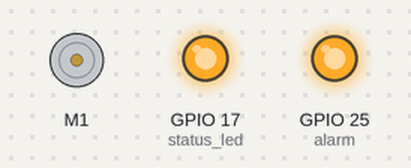
This program was run on a simulated Raspberry Pi (BCM pin numbers). Parts: DC motor (green arrow = forward, orange = backward, longer = faster), output pins drawn as LEDs (lit = HIGH). Random numbers come from a fixed seed; no MQTT or app messages arrive unless stated; the clock reads 2024-03-15 10:24:30 at power-on unless the program sets it; what the program prints to the terminal is not drawn. At 6.2 s the program stops and its outputs stay as they are.

Above: at 0.2 s.
At 6.2 s:
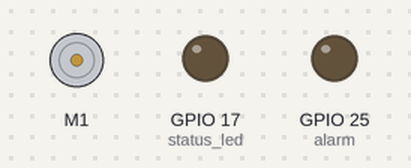
Timing chart, 0 to 7.7 s (numbered marks = the images above):
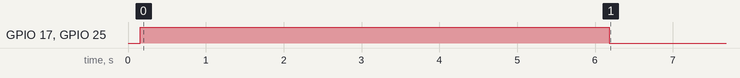

Measured:
- by itself, GPIO 17 (status_led), GPIO 25 (alarm): LOW → HIGH at 0.15 s, → LOW 6.0 s later

The program:

demo_smart_farm.py
```python
"""スマート農業デモ
- 土壌水分が低下 → モーターで自動灌漑(ポンプ)
- 距離センサーで近接 → ブザー警報 + MQTT通知
- 全データをMQTTで配信
"""
import os, sys, time, json
os.environ["GPIOZERO_PIN_FACTORY"] = "mock"
sys.path.insert(0, "/opt/iot-app")

from gpiozero import Device, Motor, Buzzer, LED
from gpiozero.pins.mock import MockFactory, MockPWMPin
import paho.mqtt.client as mqtt
from devices.sensors import (
    SoilMoisture, DistanceUltrasonic, DHT22Temp, DHT22Humidity
)

Device.pin_factory = MockFactory(pin_class=MockPWMPin)

# デバイス
pump = Motor(5, 6)        # 灌漑ポンプ
alarm = Buzzer(25)        # 侵入警報
status_led = LED(17)      # 稼働中LED

# センサー
soil = SoilMoisture()
distance = DistanceUltrasonic()
temp = DHT22Temp()
humidity = DHT22Humidity()

# MQTT
client = mqtt.Client(client_id="smart-farm")
client.connect("mosquitto", 1883, 60)
client.loop_start()

# しきい値
SOIL_DRY = 40.0      # %以下で灌漑開始
SOIL_WET = 70.0      # %以上で灌漑停止
INTRUDER_DIST = 50.0 # cm以下で侵入検知

print("=" * 60)
print("  スマート農業シミュレーション (20サイクル)")
print(f"  灌漑: 土壌水分 < {SOIL_DRY}% で開始, > {SOIL_WET}% で停止")
print(f"  警報: 距離 < {INTRUDER_DIST}cm で侵入検知")
print("=" * 60)

status_led.on()
irrigating = False

for i in range(20):
    # センサー更新
    soil.update()
    distance.update()
    temp.update()
    humidity.update()

    # --- 灌漑制御 ---
    if soil.value < SOIL_DRY and not irrigating:
        pump.forward(0.8)
        irrigating = True
        print(f"  >>> 灌漑開始! (土壌水分: {soil.value}%)")
        # 水やりシミュレーション: 水分を急上昇
        soil.value = 75.0
    elif soil.value > SOIL_WET and irrigating:
        pump.stop()
        irrigating = False
        print(f"  <<< 灌漑停止 (土壌水分: {soil.value}%)")

    # --- 侵入検知 ---
    intruder = distance.value < INTRUDER_DIST
    if intruder:
        alarm.on()
    else:
        alarm.off()

    # 表示
    pump_status = "稼働" if irrigating else "停止"
    alarm_status = "検知!" if intruder else "安全"
    print(f"[{i+1:2d}/20] "
          f"土壌:{soil.value:5.1f}% "
          f"距離:{distance.value:6.1f}cm "
          f"温度:{temp.value:5.1f}°C "
          f"湿度:{humidity.value:5.1f}% "
          f"| ポンプ:{pump_status} 警報:{alarm_status}")

    # MQTT配信
    data = {
        "cycle": i + 1,
        "soil_moisture": soil.value,
        "distance": distance.value,
        "temperature": temp.value,
        "humidity": humidity.value,
        "pump_active": irrigating,
        "intruder_detected": intruder,
    }
    client.publish("iot/demo/smart_farm", json.dumps(data))

    time.sleep(0.3)

# クリーンアップ
pump.stop()
alarm.off()
status_led.off()
client.loop_stop()
client.disconnect()
print("\nシミュレーション完了!")
```

sensors.py
```python
"""ソフトウェアシミュレーションセンサー

I2C/SPI接続のセンサーはGPIOピンを使わないため、
ソフトウェアで値を生成してMQTTで配信する。
"""
import random
import time
import math


class SimulatedSensor:
    """シミュレーションセンサーの基底クラス"""

    def __init__(self, name, unit):
        self.name = name
        self.unit = unit
        self._value = 0.0
        self._start_time = time.time()

    @property
    def value(self):
        return round(self._value, 2)

    @value.setter
    def value(self, v):
        self._value = v

    def update(self):
        """サブクラスでオーバーライド"""
        raise NotImplementedError


class DHT22Temp(SimulatedSensor):
    """温度センサー (DHT22) - ランダムウォーク"""

    def __init__(self):
        super().__init__("dht22_temperature", "°C")
        self._value = 22.0

    def update(self):
        self._value += random.gauss(0, 0.3)
        self._value = max(-10, min(50, self._value))


class DHT22Humidity(SimulatedSensor):
    """湿度センサー (DHT22) - ランダムウォーク"""

    def __init__(self):
        super().__init__("dht22_humidity", "%")
        self._value = 55.0

    def update(self):
        self._value += random.gauss(0, 1.0)
        self._value = max(0, min(100, self._value))


class BMP280Pressure(SimulatedSensor):
    """気圧センサー (BMP280) - サイン波 + ノイズ"""

    def __init__(self):
        super().__init__("bmp280_pressure", "hPa")
        self._value = 1013.25

    def update(self):
        elapsed = time.time() - self._start_time
        self._value = 1013.25 + 5.0 * math.sin(elapsed / 300) + random.gauss(0, 0.5)


class LightLevel(SimulatedSensor):
    """照度センサー (BH1750) - 時刻ベース"""

    def __init__(self):
        super().__init__("bh1750_light", "lux")
        self._value = 300.0

    def update(self):
        elapsed = time.time() - self._start_time
        # 昼夜サイクルをシミュレーション (600秒周期)
        base = 500 + 400 * math.sin(elapsed / 100)
        self._value = max(0, base + random.gauss(0, 20))


class DistanceUltrasonic(SimulatedSensor):
    """超音波距離センサー (HC-SR04) - のこぎり波"""

    def __init__(self):
        super().__init__("hcsr04_distance", "cm")
        self._value = 100.0

    def update(self):
        elapsed = time.time() - self._start_time
        # 2〜400cm の範囲でのこぎり波
        self._value = 2 + (elapsed % 60) / 60 * 398
        self._value += random.gauss(0, 2)
        self._value = max(2, min(400, self._value))


class SoilMoisture(SimulatedSensor):
    """土壌水分センサー - ゆっくり減少 + 時々水やり"""

    def __init__(self):
        super().__init__("soil_moisture", "%")
        self._value = 70.0
        self._last_water = time.time()

    def update(self):
        # 徐々に乾燥
        self._value -= random.uniform(0.01, 0.1)
        # 30%以下になったら水やり
        if self._value < 30:
            self._value = 80.0 + random.gauss(0, 5)
            self._last_water = time.time()
        self._value = max(0, min(100, self._value))


def create_software_sensors():
    """全ソフトウェアセンサーを生成して辞書で返す"""
    sensor_classes = [
        DHT22Temp, DHT22Humidity, BMP280Pressure,
        LightLevel, DistanceUltrasonic, SoilMoisture,
    ]

    devices = {}
    for cls in sensor_classes:
        sensor = cls()
        devices[sensor.name] = {
            "device": sensor,
            "type": "sensor",
            "category": "Sensor",
            "get_state": lambda s=sensor: {"value": s.value, "unit": s.unit},
            "actions": {
                "set": lambda v, s=sensor: setattr(s, "value", float(v)),
            },
        }

    return devices
```
